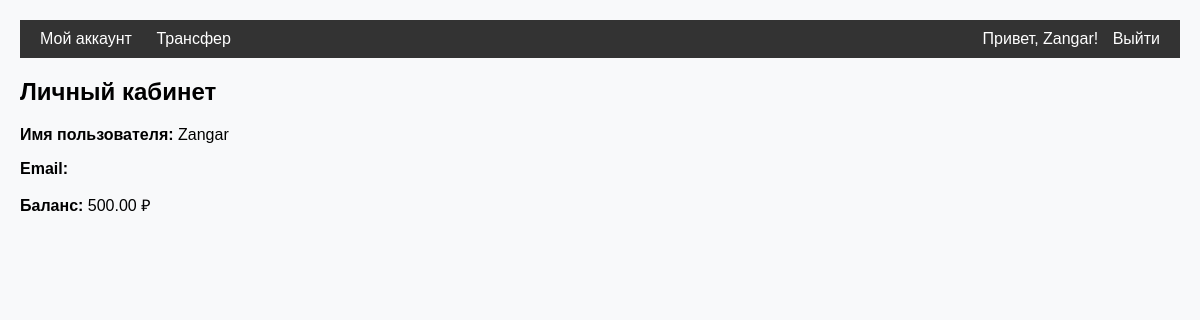
Page /account/ (signed in) on the earlier database version.
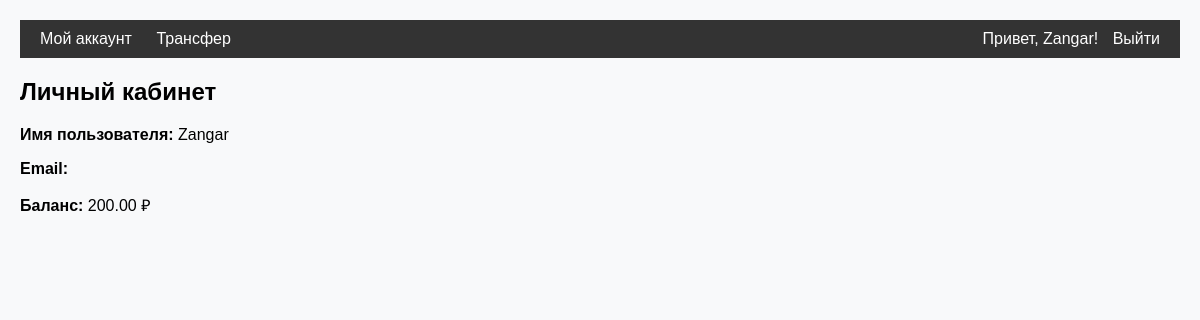
Same page on the later database version.
### users/models.py (models this page shows, shortened)
class UserAccount(AbstractUser):
    balance = models.DecimalField(max_digits=10, decimal_places=2, default=0.00)
    deposit = models.DecimalField(max_digits=10, decimal_places=2, default=0.00)
    is_admin = models.BooleanField(default=False)
    is_manager = models.BooleanField(default=False)
    is_customer = models.BooleanField(default=True)

### users/views.py (the view)
# urls.py: path('account/', user_account_view, name='user_account'),
@login_required
def user_account_view(request):
    return render(request, 'users/user_account.html', {'user': request.user})

### users/templates/users/user_account.html (shortened to what this page needs)
{% extends 'users/base.html' %}
{% block content %}
<h2>Личный кабинет</h2>
<p><strong>Имя пользователя:</strong> {{ user.username }}</p>
<p><strong>Email:</strong> {{ user.email }}</p>
<p><strong>Баланс:</strong> {{ user.balance }} ₽</p>
{% endblock %}

### users/templates/users/base.html (shortened to what this page needs)
<!DOCTYPE html>
    {% load static %}
<html lang="ru">
<head>
    <link rel="stylesheet" href="{% static 'css/styles.css' %}">
</head>
<body>
    <div class="navbar">
        <div>
            <a href="{% url 'profile' %}">Мой аккаунт</a>
            <a href="{% url 'transfer' %}">Трансфер</a>
        </div>
        <div>
            {% if user.is_authenticated %}
                <span>Привет, {{ user.username }}!</span>
                <a href="{% url 'logout' %}">Выйти</a>
            {% else %}
                <a href="{% url 'login' %}">Войти</a>
            {% endif %}
        </div>
    </div>
    <div>
        {% block content %}{% endblock %}
    </div>
</body>
</html>

Differences in the rows shown:
changed UserAccount "Zangar": balance "500.00" → "200.00"
